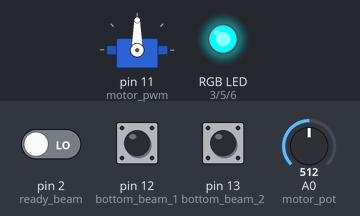
This sketch was run on a simulated Arduino Uno, built with avr-gcc and run on an emulated ATmega328P. Parts: servo, an RGB LED mixed from three pins (HIGH = lit). The inputs (shaded band) are chosen by the test bench; at power-on: pin 2 (ready_beam) LOW, A0 (motor_pot) = 512, pin 12 (bottom_beam_1) LOW, pin 13 (bottom_beam_2) LOW.

Above: at 1.2 s.
1.3 s: pin 2 (ready_beam) driven HIGH
At 2.6 s:
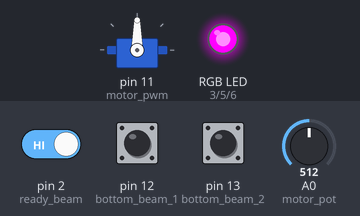
3.8 s: pin 2 (ready_beam) driven LOW
At 10.7 s:
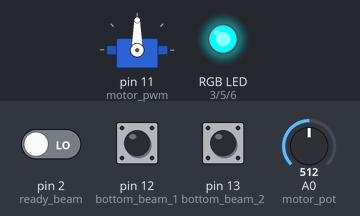
15.7 s: A0 (motor_pot) set to 0
At 16.6 s:
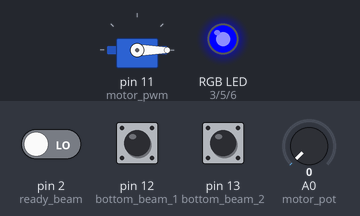
17.3 s: A0 (motor_pot) set to 122
At 17.7 s:
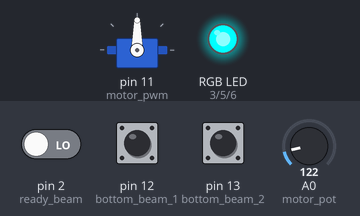
Timing chart, 0 to 27.8 s (numbered marks = the images above; inputs shaded):
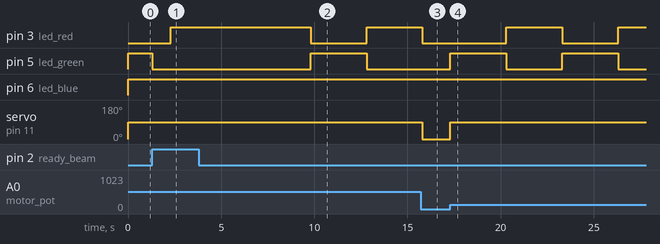

The sketch:

elevator.ino
```cpp
#include <Servo.h>

/* Pins */
const int entrance_beam = 0;
const int exit_beam = 1;
const int ready_beam = 2;
const int bottom_beam_1 = 12;
const int bottom_beam_2 = 13;
const int motor_pot = A0;
const int led_red = 3;
const int led_green = 5;
const int led_blue = 6;

// Motor that we are using as a servo, and its params
Servo motor;
const int min_width = 500;
const int max_width = 2500;
const int motor_pwm = 11;

// Current state of the elevator
enum elevator_state {bottom_waiting, ready_to_ascend, ascending, top_waiting, descending, descending_paused};
elevator_state state = descending;

// Speed of the motor, in [-1, 1]
int motor_speed;
const int ascend_speed = 1;
const int descend_speed = -1;

// Color of the RGB indicator, each color in [0, 255]
int* led_color;
const int red[] = {255, 0, 0};
const int yellow[] = {255, 255, 0};
const int green[] = {0, 255, 0};

void setup() {
  // Set up communication with pc
  Serial.begin(9600);

  // Set up pins
  pinMode(entrance_beam, INPUT);
  pinMode(exit_beam, INPUT);
  pinMode(ready_beam, INPUT);
  pinMode(bottom_beam_1, INPUT);
  pinMode(bottom_beam_2, INPUT);
  pinMode(motor_pot, INPUT);
  pinMode(led_red, OUTPUT);
  pinMode(led_green, OUTPUT);
  pinMode(led_blue, OUTPUT);
  motor.attach(motor_pwm, min_width, max_width);
}

void loop() {
  if (state == bottom_waiting) {
    bottom_waiting_update();
  } else if (state == ready_to_ascend) {
    ready_to_ascend_update();
  } else if (state == ascending) {
    ascending_update();
  } else if (state == top_waiting) {
    top_waiting_update();
  } else {
    descending_update();
  }
  motor.write(speed_to_servo_angle(motor_speed));
  set_led_color(led_color);
}

// Update function called if current state is bottom_waiting
void bottom_waiting_update() {

  // When did we start waiting at the bottom?
  static unsigned long start_time = 0;
  // How many ms to wait for at the bottom
  const unsigned long waiting_amount = 3000;
  // Initialize timer if necessary, and ascend if timer expired
  unsigned long cur_time = millis();

  if (start_time == 0) {
    start_time = cur_time;
  } else if (cur_time - start_time >= waiting_amount) {
    start_time = 0;
    state = ascending;
    return;
  }

  // If RACECAR get into position, indicate ready to ascend
  if (digitalRead(entrance_beam) == LOW) {
    if (digitalRead(ready_beam) == HIGH) {
      state = ready_to_ascend;
      return;
    }
  // If RACECAR approaches, reset timer
  } else {
    start_time = 0;
  }

  // Wait at the bottom for either the timer to expire, or RACECAR to get into position
  led_color = red;
  motor_speed = 0;
  return;
}

// Update function called if current state is ready_to_ascend
void ready_to_ascend_update() {
    // When did racecar get ready?
    static unsigned long start_time = 0;
    // How many ms to wait
    const unsigned long waiting_amount = 1000;
    // Initialize timer if necessary, and ascend if timer expired
    unsigned long cur_time = millis();

    if (start_time == 0) {
      start_time = cur_time;
    } else if (cur_time - start_time >= waiting_amount) {
      start_time = 0;
      state = ascending;
      return;
    }

    // Else if racecar moves out of the beam at any point, we go back to waiting
    if (digitalRead(ready_beam) == LOW) {
      state = bottom_waiting;
    }

    led_color = yellow;
    motor_speed = 0;
}

// Update function called if current state is ascending
void ascending_update() {
  // Stop when we have reached the top
  int pot_value = analogRead(motor_pot);
  if (pot_value /* TODO: figure out when to stop */) {
    state = top_waiting;
  }

  led_color = yellow;
  motor_speed = ascend_speed /* TODO: figure out motor speed*/;
}

// Update function called if current state is top_waiting
void top_waiting_update() {

  // When did we start waiting at the top?
  static unsigned long start_time = 0;
  // How many ms to wait for at the top
  const unsigned long waiting_amount = 3000;
  // Initialize timer if necessary, and ascend if timer expired
  unsigned long cur_time = millis();

  if (start_time == 0) {
    start_time = cur_time;
  } else if (cur_time - start_time >= waiting_amount) {
    start_time = 0;
    state = descending;
    return;
  }

  // Do not descend if car is still in the way
  if (digitalRead(ready_beam) == HIGH || digitalRead(exit_beam) == HIGH) {
    start_time = 0;
  }

  // Wait at the bottom for either the timer to expire, or RACECAR to get into position
  led_color = green;
  motor_speed = 0;
  return;
}

// Update function called if current state is descending
void descending_update() {
  // Stop when we have reached the bottom
  int pot_value = analogRead(motor_pot);
  if (pot_value /* TODO: figure out when to stop */) {
    state = bottom_waiting;
  }

  // Pause if we are about to crush a fragile and expensive LiDAR
  if (digitalRead(bottom_beam_1) == HIGH || digitalRead(bottom_beam_2) == HIGH) {
    motor_speed = 0;
  } else {
      motor_speed = descend_speed /* TODO: figure out motor speed*/;
  }
  led_color = yellow;
}

/*
* Convert motor speed value in the range [-1, 1] into equivalent servo angle
* in the range [0, 180] to be written by the Servo library.
* Clamps speed value if it is outside [-1, 1]
*/
int speed_to_servo_angle(int speed) {
  speed = constrain(speed, -1, 1);
  return map(speed, -1, 1, 0, 180);
}

/*
* Change the color of the indicator LED using the given (R, G, B) array
* Each color value is expected to be in [0, 255]
*/
void set_led_color(int* color) {
  // This is a common anode LED, so the signal needs to be inverted
  analogWrite(led_red, 255 - color[0]);
  analogWrite(led_green, 255 - color[1]);
  analogWrite(led_blue, 255 - color[2]);
}
```

Measured:
- after the input at 1.3 s, pin 3 (led_red): LOW → HIGH after 1.0 s instead of 1.7 s; pin 5 (led_green): HIGH → LOW after 0.00 s instead of 1.7 s
- after the input at 3.8 s, pin 3 (led_red): HIGH → LOW after 6.0 s, → HIGH 3.0 s later; pin 5 (led_green): LOW → HIGH after 6.0 s, → LOW 3.0 s later
- after the input at 15.7 s, pin 5 (led_green): stays LOW (without the input it goes to HIGH after 0.10 s); servo on pin 11 (motor_pwm): 90° → 0° after 0.10 s
- after the input at 17.3 s, pin 3 (led_red): LOW → HIGH after 3.0 s, → LOW 3.0 s later, → HIGH 3.0 s later; pin 5 (led_green): alternates HIGH for 3.0 s and LOW for 3.0 s, starting at once; servo on pin 11 (motor_pwm): 0° → 90° at once
